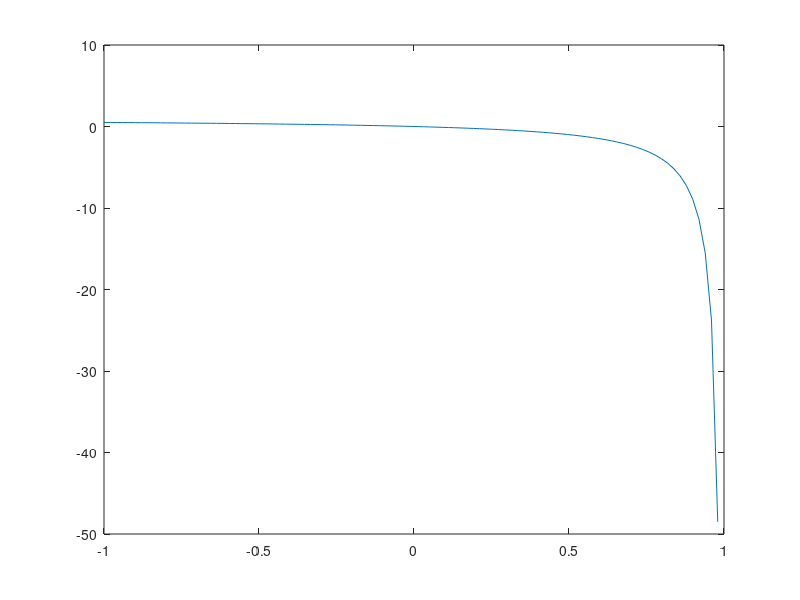

Write MATLAB code to recreate this figure.
clc, clear all, close all

N = 100;
x = linspace(-1,1,N);

xk0 = 100;

beta = 1;
vmin = 0.01;
vmax = 0.98;
b = 1-vmin^(1/beta);
rmax = b/(1-vmax^(1/beta));

xmuestart = 1;
pstart = 0;
xmuein = 1;

r = 1./(1-x.^(-beta));
v = (1-b./r).^beta;

sigma = beta*b./r.*(1-b./r).^(-1)

tau = xk0./(r.*v.^2.*(1+sigma))

p = (1-exp(-tau))./tau


figure()
plot(x,r)